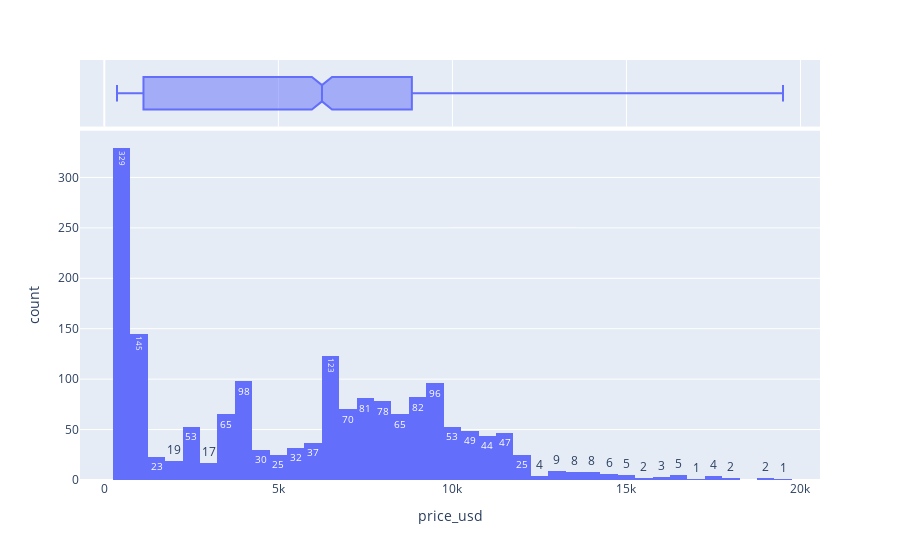

Write notebook code for a chart like this one.
### Markdown cell above
Describtive Analysis of the Numerical Features

### Code cell
px.histogram(data_frame=df, x='price_usd',text_auto=True, marginal='box')

### Figure 1 — Plotly figure (JSON) as saved in the notebook; plotly's stock layout.template omitted (floating-point values rounded to 4 significant figures; data arrays with more than 128 entries replaced by an {"elided": "..."} marker saying what was removed)
{"data": [{"alignmentgroup": "True", "bingroup": "x", "hovertemplate": "price_usd=%{x}<br>count=%{y}<extra></extra>", "legendgroup": "", "marker": {"color": "#636efa", "pattern": {"shape": ""}}, "name": "", "offsetgroup": "", "orientation": "v", "showlegend": false, "texttemplate": "%{value}", "type": "histogram", "x": {"elided": "1746 float values"}, "xaxis": "x", "yaxis": "y"}, {"alignmentgroup": "True", "hovertemplate": "price_usd=%{x}<extra></extra>", "legendgroup": "", "marker": {"color": "#636efa"}, "name": "", "notched": true, "offsetgroup": "", "showlegend": false, "type": "box", "x": {"elided": "1746 float values"}, "xaxis": "x2", "yaxis": "y2"}], "layout": {"barmode": "relative", "legend": {"tracegroupgap": 0}, "margin": {"t": 60}, "xaxis": {"anchor": "y", "domain": [0, 1], "title": {"text": "price_usd"}}, "xaxis2": {"anchor": "y2", "domain": [0, 1], "matches": "x", "showgrid": true, "showticklabels": false}, "yaxis": {"anchor": "x", "domain": [0, 0.8316], "title": {"text": "count"}}, "yaxis2": {"anchor": "x2", "domain": [0.8416, 1], "matches": "y2", "showgrid": false, "showline": false, "showticklabels": false, "ticks": ""}}}
